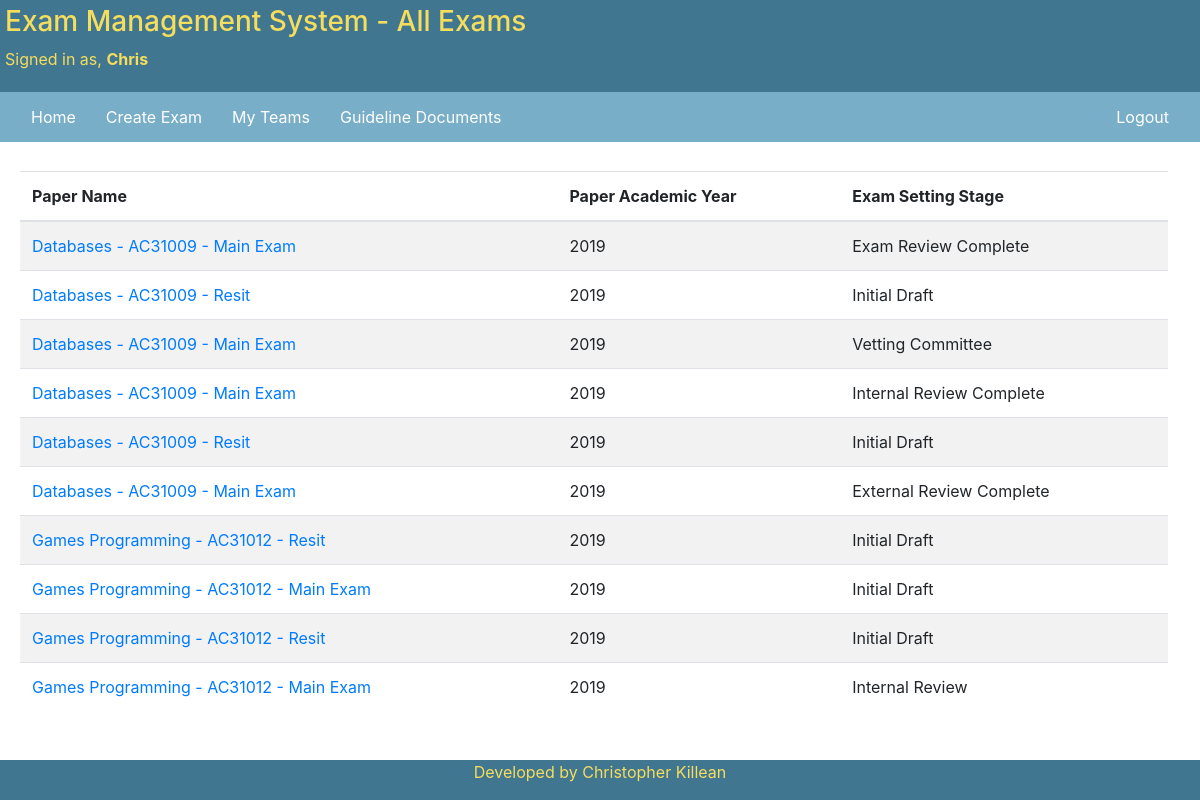
/exam_papers/all-papers/ (signed in), run on the app's committed database.
### accounts/models.py (models this page shows, shortened)
class CustomUser(AbstractUser):
    USER_ROLE_CHOICES = [
        ('EXAM_STAFF', 'Exam Staff'),
        ('EXTERNAL_EXAMINER', 'External Examiner'),
        ('SCHOOL_OFFICE', 'School Office'),
    ]
    user_role = models.CharField(
        choices=USER_ROLE_CHOICES,
        null=False, default='',
        max_length=19
    )
    first_name = models.CharField(
        max_length=40,
        blank=False
    )
    last_name = models.CharField(
        max_length=100,
        blank=False
    )
    email = models.EmailField(
        max_length=100,
        blank=False,
        default='',
        unique=True
    )
    date_joined = models.DateTimeField(
        default=timezone.now
    )
    is_superuser = models.BooleanField(
        default=False
    )
    is_active = models.BooleanField(
        default=True
    )
    REQUIRED_FIELDS = ['user_role', 'first_name', 'last_name', 'email']

### exam_paper/models.py (models this page shows, shortened)
class ExamPaper(models.Model):
    Exam_Stages_Options = [
        ('INITIAL_DRAFT', 'Initial Draft'),
        ('INTERNAL_REVIEW', 'Internal Review'),
        ('INTERNAL_REVIEW_COMPLETE', 'Internal Review Complete'),
        ('VETTING_COMMITTEE', 'Vetting Committee'),
        ('VETTING_COMMITTEE_COMPLETE', 'Vetting Committee Review Complete'),
        ('EXTERNAL_REVIEW', 'External Review'),
        ('EXTERNAL_REVIEW_COMPLETE', 'External Review Complete'),
        ('PAPER_FINALISED', 'Paper Finalised'),
        ('EXAM_REPORT', 'Exam Marker Report Submitted'),
        ('REPORTS_COMPLETED', 'Exam Review Complete')
    ]
    paper_team = models.ForeignKey(
        Team,
        null=False,
        on_delete=models.PROTECT,
        related_name='paper_team_set'
    )
    paper_creation_stage = models.CharField(
        choices=Exam_Stages_Options,
        null=False,
        max_length=30,
        default='INITIAL_DRAFT'
    )
    requires_resit_paper = models.BooleanField(
        default=False
    )
    main_exam = models.BooleanField(
        default=True
    )
    module_exam = models.ForeignKey(
        ModuleDetail,
        null=False,
        on_delete=models.PROTECT,
        related_name='exam_module_set'
    )
    exam_paper_type = models.ForeignKey(
        ExamType,
        null=False,
        on_delete=models.PROTECT,
        related_name='exam_type_set'
    )
    paper_review_deadlines = models.ForeignKey(
        SubmissionDeadlines,
        null=False,
        on_delete=models.PROTECT,
        related_name='paper_deadlines_set'
    )
    submission_initial_draft = models.DateField(
        null=True
    )
    submission_internal_review_response = models.DateField(
        null=True
    )
    submission_internal_review_amendments = models.DateField(
        null=True
    )
    submission_vetting_committee_response = models.DateField(
        null=True
    )
    submission_vetting_committee_amendments = models.DateField(
        null=True
    )
    submission_external_review_response = models.DateField(
        null=True
    )
    submission_school_office = models.DateField(
        null=True
    )
    submission_exam_marker_report = models.DateField(
        null=True
    )
    submission_moderator_report = models.DateField(
        null=True
    )
    active = models.BooleanField(
        null=False,
        default=True
    )

### details/models.py (models this page shows, shortened)
class ModuleDetail(models.Model):
    module_code = models.CharField(
        'Module Code',
        max_length=7,
        null=False,
        validators=[MinLengthValidator(7)],
        unique=True
    )
    module_name = models.CharField(
        max_length=100,
        null=False,
        unique=True
    )
    active = models.BooleanField(
        null=False,
        editable=True,
        unique=False,
        default=True
    )
    def __str__(self):
        return self.module_name + ' - ' + self.module_code

class SubmissionDeadlines(models.Model):
    name = models.CharField(
        max_length=50,
        null=False,
        unique=False,
    )
    academic_start_year = models.PositiveIntegerField(
        'Academic Start Year',
        null=False,
        unique=False,
    )
    initial_draft_submission = models.DateField(
        null=False,
        unique=False,
    )
    internal_review_response = models.DateField(
        null=False,
        unique=False,
    )
    internal_review_amendments = models.DateField(
        null=False,
        unique=False
    )
    vetting_committee_response = models.DateField(
        null=False,
        unique=False,
    )
    vetting_committee_amendments = models.DateField(
        null=False,
        unique=False
    )
    external_review_response = models.DateField(
        null=False,
        unique=False,
    )
    school_office_submission = models.DateField(
        null=False,
        unique=False,
    )
    active = models.BooleanField(
        null=False,
        unique=False,
        default=True,
    )

### exam_paper/views.py (the view)
# urls.py: path('all-papers/', ExamOfficerPapersView.as_view(),
class ExamOfficerPapersView(LoginRequiredMixin, ListView):
    model = ExamPaper
    context_object_name = 'exam_papers'
    template_name = 'exam_papers/exam_officer_all_exams.html'
    def get_queryset(self):
        error_response = 'Only the examination officer can access this page'
        user = CustomUser.objects.get(pk=self.request.user.id)
        if user.is_superuser:
            ordered_exams = ExamPaper.objects.order_by(
                'active',
                'paper_review_deadlines__academic_start_year',
                'module_exam'
            )
            return ordered_exams
        else:
            raise Http404("%s" % error_response)

### templates/exam_papers/exam_officer_all_exams.html (shortened to what this page needs)
{%  extends 'base.html' %}
{% block header_page_info %}
- All Exams
{% endblock %}
{% block navbar %}
    <a href="{% url 'accounts:account_home' %}">Home</a>
    {% if request.user.user_role == 'EXAM_STAFF' %}
        <a href="{% url 'exam_paper:create-exam' %}">Create Exam</a>
    {% endif %}
    <a href="{% url 'teams:my-teams' %}">My Teams</a>
    <a href="{% url 'details:guideline-documents' %}">Guideline Documents</a>
    <a class="ml-auto" href="{% url 'accounts:logout' %}">Logout</a>
{% endblock %}
{% block body %}
    <br>
    <div class="container-fluid">
        <table class="table table-striped">
            <thead>
                <tr>
                    <th>Paper Name</th>
                    <th>Paper Academic Year</th>
                    <th>Exam Setting Stage</th>
                </tr>
            </thead>
            <tbody>
            {% for exam in exam_papers %}
                <tr>
                    <td>
                        <a href="{% url 'exam_paper:exam-paper-overview' exam_paper_ref=exam.id %}">{{ exam.module_exam }} -
                        {% if exam.main_exam %}
                        Main Exam
                        {% else %}
                        Resit
                        {% endif %}
                        </a>
                    </td>
                    <td>{{ exam.paper_review_deadlines.academic_start_year }}</td>
                    <td>{{ exam.get_paper_creation_stage_display }}</td>
                </tr>
            {% endfor %}
        </table>
    </div>
{% endblock %}

### templates/base.html (shortened to what this page needs)
<!DOCTYPE html>
<html lang="en-gb">
    <head>
        <link rel="stylesheet" href="https://maxcdn.bootstrapcdn.com/bootstrap/4.3.1/css/bootstrap.min.css">
    </head>
    <body>
    <div class="header">
        <h3>Exam Management System
            {% block header_page_info %}
            {% endblock %}
        </h3>
        {% block header_signed_in_users %}
            <p class="text-black mr-auto">Signed in as, <strong>{{ user.get_short_name }}</strong></p>
        {% endblock %}
    </div>
    <div class="navbar">
        {% block navbar %}
        {% endblock %}
    </div>
    <div class="body">
    {% block body %}
    {% endblock %}
    </div>
    <div class="footer">
        <p>Developed by Christopher Killean</p>
    </div>
    </body>
</html>

### templates/base.html (style rules this page uses)
* { box-sizing: border-box; }
.header { padding-top: 0px; padding: 5px; text-align: justify; background-color: #417690; color: #f5dd5d; }
.navbar { background-color: #79aec8; }
.navbar a { color: white; padding: 5px 15px; text-decoration: none; text-align: center; }
.body { width: 99%; padding: 5px; padding-bottom: 45px; }
.footer { margin-top: 10px; text-align: center; background-color: #417690; color: #f5dd5d; position: fixed; bottom: 0px; padding-left: 5px; padding-right: 5px; width: 100%; }

### data on the page
CustomUser: get_short_name "Chris"
ExamPaper: module_exam "Databases - AC31009", main_exam "Main Exam", paper_review_deadlines.academic_start_year "2019", paper_creation_stage "Exam Review Complete"
ExamPaper: module_exam "Databases - AC31009", main_exam "Resit", paper_review_deadlines.academic_start_year "2019", paper_creation_stage "Initial Draft"
ExamPaper: module_exam "Databases - AC31009", main_exam "Main Exam", paper_review_deadlines.academic_start_year "2019", paper_creation_stage "Vetting Committee"
ExamPaper: module_exam "Databases - AC31009", main_exam "Main Exam", paper_review_deadlines.academic_start_year "2019", paper_creation_stage "Internal Review Complete"
ExamPaper: module_exam "Databases - AC31009", main_exam "Resit", paper_review_deadlines.academic_start_year "2019", paper_creation_stage "Initial Draft"
ExamPaper: module_exam "Databases - AC31009", main_exam "Main Exam", paper_review_deadlines.academic_start_year "2019", paper_creation_stage "External Review Complete"
ExamPaper: module_exam "Games Programming - AC31012", main_exam "Resit", paper_review_deadlines.academic_start_year "2019", paper_creation_stage "Initial Draft"
ExamPaper: module_exam "Games Programming - AC31012", main_exam "Main Exam", paper_review_deadlines.academic_start_year "2019", paper_creation_stage "Initial Draft"
ExamPaper: module_exam "Games Programming - AC31012", main_exam "Resit", paper_review_deadlines.academic_start_year "2019", paper_creation_stage "Initial Draft"
ExamPaper: module_exam "Games Programming - AC31012", main_exam "Main Exam", paper_review_deadlines.academic_start_year "2019", paper_creation_stage "Internal Review"
